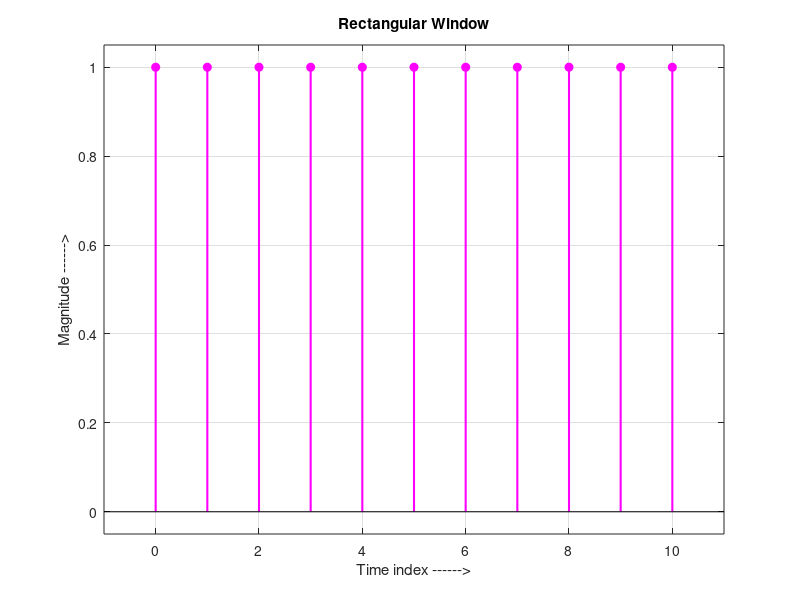
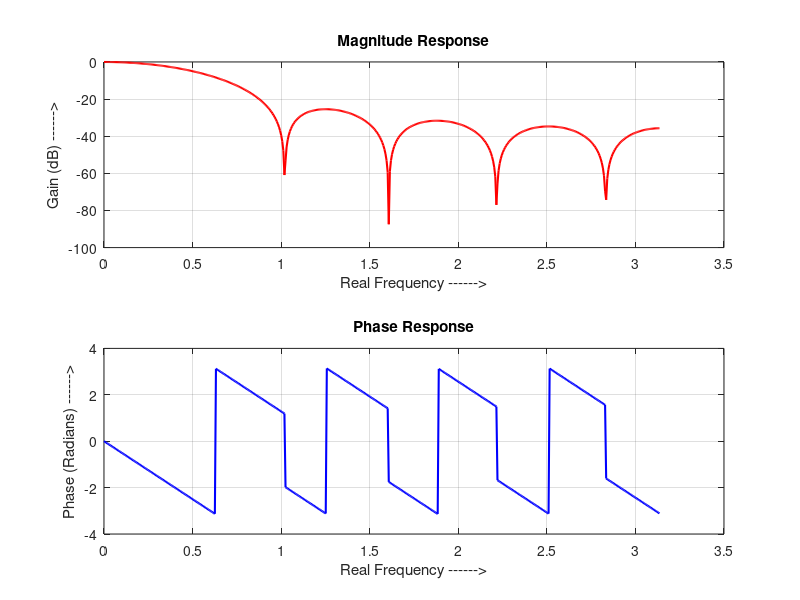

Recreate these plots in MATLAB, in order.
clear all; 
close all; 
clc;

% Filter and Window Parameters
N = 11; % Window length
Rw = boxcar(N); % Rectangular window (Boxcar)

% FIR Filter Design
b = fir1(10, 0.2, Rw); % FIR filter design using Rectangular window

% Display Window Coefficients
disp('Window Coefficient = ');
disp(Rw');

% Frequency Response of the FIR Filter
[h, f] = freqz(b, 1, 512); % Frequency response of the filter
mag = 20*log10(abs(h)); % Magnitude response in dB
phase = angle(h); % Phase response

% Plot Window Coefficient
n = 0:N-1;
figure();
stem(n, Rw, 'm', 'fill', 'LineWidth', 1.5); 
grid on;
xlabel('Time index ------>');
ylabel('Magnitude ------>');
title('Rectangular Window');
axis([-1 N -0.05 1.05]);

% Magnitude Response
figure();
subplot(2,1,1);
plot(f, mag, 'r', 'LineWidth', 1.5); 
grid on;
xlabel('Real Frequency ------>');
ylabel('Gain (dB) ------>');
title('Magnitude Response');

% Phase Response
subplot(2,1,2);
plot(f, phase, 'b', 'LineWidth', 1.5); 
grid on;
xlabel('Real Frequency ------>');
ylabel('Phase (Radians) ------>');
title('Phase Response');
